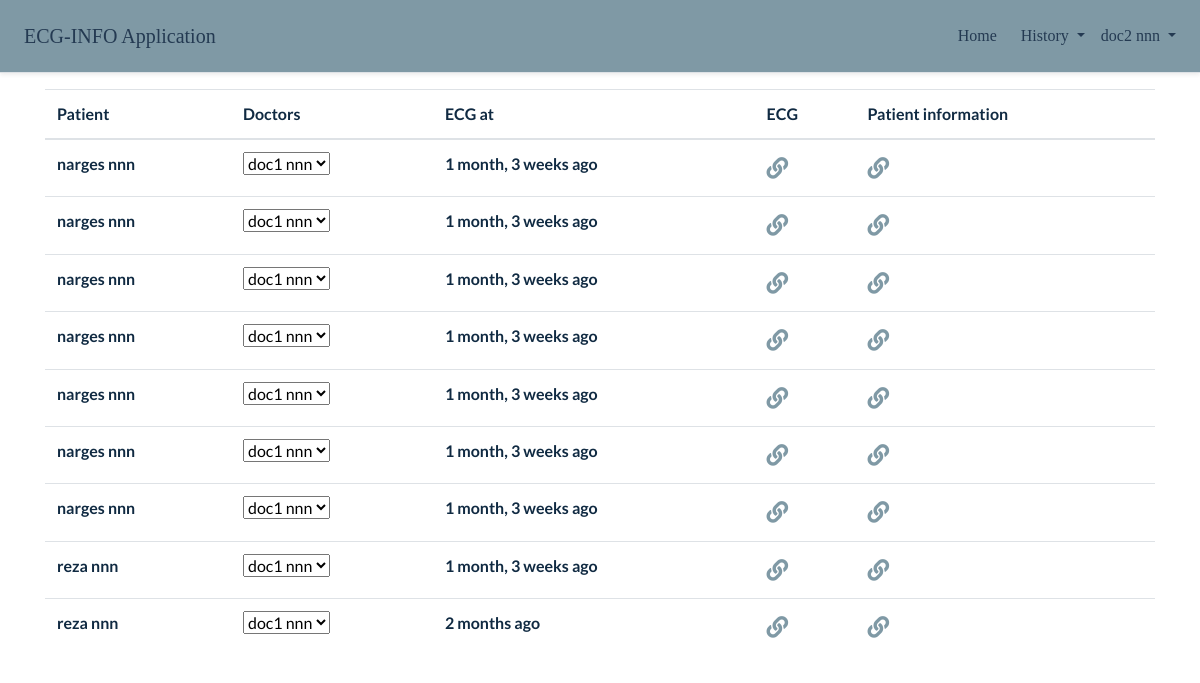
Screenshot of /nurse/5/ (signed in) with the database file from the repository.
### customUser/models.py (models this page shows, shortened)
class User(AbstractBaseUser, PermissionsMixin):
    username = models.CharField(max_length=100, unique=True, validators=[validate_national_id])
    fullname = models.CharField(max_length=150, blank=True, null=True)
    date_joined = models.DateTimeField(auto_now_add=True)
    is_active = models.BooleanField(default=False)
    is_admin = models.BooleanField(default=False)
    is_staff = models.BooleanField(default=False)
    is_superuser = models.BooleanField(default=False)
    USER_TYPE_CHOICES = (
        (1, 'doctor'),
        (2, 'nurse'),
        (3, 'patient'),
    )
    user_type = models.PositiveSmallIntegerField(choices=USER_TYPE_CHOICES, blank=True, null=True)
    objects = MyUserManager()
    USERNAME_FIELD = 'username'
    REQUIRED_FIELDS = []

### info/models.py (models this page shows, shortened)
class ECGInformation(models.Model) :
    doctors = models.ManyToManyField(User, related_name='doctor_ecg_data', limit_choices_to={'user_type':1},
                                    verbose_name='Doctor')
    nurse = models.ForeignKey(User, on_delete=models.PROTECT, related_name='nurse_ecg_data',
                                    limit_choices_to={'user_type':2}, verbose_name='Nurse')
    patient = models.ForeignKey(Information, on_delete=models.PROTECT, related_name='ecg', verbose_name='Related patient')
    ecg = ContentTypeRestrictedFileField(upload_to=file_directory_path, content_types=['application/json', 'text/plain',],
                                        max_upload_size=2621440)
    slug = models.SlugField(max_length=250, blank=True)
    recorded_at = models.DateTimeField()
    created = models.DateTimeField(auto_now_add=True)
    updated = models.DateTimeField(auto_now=True)
    class Meta :
        verbose_name = 'ECG Information'
        verbose_name_plural = 'ECG Information'
    def get_absolute_url(self) :
        return reverse('interface:patient_ecg', kwargs={'pk':self.pk, 'slug':self.slug})

class Information(models.Model) :
    FIELDS_DOCTOR_NOT_SEE = ('ID', 'slug', 'created', 'updated', 'Considerations of the Doctor', )
    GENDER = (
        ('male' , 'Male'),
        ('female' , 'Female'),
    )
    MARITAL_STATUS = (
        ('single' , 'Single'),
        ('married' , 'Married'),
    )
    BLOOD = (
        ('a+' , 'A+'),
        ('a-' , 'A-'),
        ('b+' , 'B+'),
        ('b-' , 'B-'),
        ('o+' , 'O+'),
        ('o-' , 'O-'),
        ('ab+', 'AB+'),
        ('ab-', 'AB-'),
    )
    CHILDBIRTH = (
        ('', '---------'),  ## 9 dashes
        ('no birth', 'No Birth'),
        ('natural', 'Natural'),
        ('cesarean', 'Cesarean'),
    )
    REGULAR = (
        ('no' , 'No'),
        ('yes' , 'Yes'),
    )
    FEMALE_ONLY_REGULAR = (
        ('', '---------'),  ## 9 dashes
        ('no' , 'No'),
        ('yes' , 'Yes'),
    )
    fullname = models.CharField(verbose_name='Fullname', max_length=100)
    national_id = models.CharField(verbose_name='National id', max_length=20, validators=[validate_national_id], unique=True)
    gender = models.CharField(verbose_name='Gender', max_length=20, choices=GENDER, default='male')
    eye_color = models.CharField(verbose_name='Eye color', max_length=50)
    weight = models.DecimalField(verbose_name='Weight', max_digits=4, decimal_places=1)
    height = models.DecimalField(verbose_name='Height', max_digits=4, decimal_places=1)
    blood_type = models.CharField(verbose_name='Blood type', max_length=50, choices=BLOOD, default='a+')
    marital_status = models.CharField(verbose_name='Maritual ctatus', max_length=20, choices=MARITAL_STATUS, default='single')
    male_childern_number = IntegerRangeField(verbose_name='Number of male children', max_value=99)
    female_childern_number = IntegerRangeField(verbose_name='Number of female children', max_value=99)
    congenital_disease = models.CharField(verbose_name='Congenital disease', max_length=20, choices=REGULAR, default='no')
    congenital_disease_description = models.TextField(verbose_name='Congenital disease description', default='', blank=True)
    blood_pressure = models.DecimalField(verbose_name='Blood pressure', max_digits=2, decimal_places=0)
    diabetes_disease_background = models.CharField(verbose_name='Diabetes disease background', max_length=20, choices=REGULAR, default='no')
    hereditary_disease_background = models.CharField(verbose_name='Hereditary disease background', max_length=20, choices=REGULAR, default='no')
    hereditary_disease_description = models.TextField(verbose_name='Hereditary disease description', default='', blank=True)
    surgery = models.CharField(verbose_name='Surgery background', max_length=20, choices=REGULAR, default='no')
    surgery_description = models.TextField(verbose_name='Surgery description', default='', blank=True)
    surgery_date = models.DateField(verbose_name='Date of surgery', blank=True, null=True)
    alcohol_consumption_background = models.CharField(verbose_name='Alcohol cunsumption background', max_length=20, choices=REGULAR, default='no')
    alcohol_consumption_description = models.TextField(verbose_name='Alcohol cunsumption', default='', blank=True)
    tobacco_consumption_background = models.CharField(verbose_name='Tobacco cunsumption background', max_length=20, choices=REGULAR, default='no')
    tobacco_type = models.CharField(verbose_name='Type of tobacco', max_length=200, default='', blank=True)
    tobacco_consumption_description = models.TextField(verbose_name='Tobacco cunsumption', default='', blank=True)
    medications = models.TextField(verbose_name='Medications', default='')
    medical_allergy_background = models.CharField(verbose_name='Medical allergy background', max_length=20, choices=REGULAR, default='no')
    medical_allergy_description = models.TextField(verbose_name='Medical allergy description', default='', blank=True)
    food_allergy_background = models.CharField(verbose_name='Food allergy background', max_length=20, choices=REGULAR, default='no')
    food_allergy_description = models.TextField(verbose_name='Food allergy description', default='', blank=True)
    emotional_shock_background = models.CharField(verbose_name='Emotional shock background', max_length=20, choices=REGULAR, default='no')
    emotional_shock_description = models.TextField(verbose_name='Emotional shock description', default='', blank=True)
    single_child = models.CharField(verbose_name='Single child', max_length=20, choices=REGULAR, default='no')
    child_number = models.CharField(verbose_name='Child number', max_length=30)
    nearby_waves = models.CharField(verbose_name='Nearby waves situation', max_length=20, choices=REGULAR, default='no')
    nearby_waves_description = models.TextField(verbose_name='Nearby waves dicription', default='', blank=True)
    menopausal_condition = models.CharField(verbose_name='Menopausal condition', max_length=20, choices=FEMALE_ONLY_REGULAR, blank=True)
    irregular_menopausal = models.CharField(verbose_name='iregular menopausal', max_length=20, choices=FEMALE_ONLY_REGULAR, blank=True)
    birth_giving = models.CharField(verbose_name='Type of child birth', max_length=20, choices=CHILDBIRTH, blank=True)
    slug = models.SlugField(max_length=250, blank=True)
    created = models.DateTimeField(auto_now_add=True)
    updated = models.DateTimeField(auto_now=True)
    class Meta :
        verbose_name = 'Information'
        verbose_name_plural = 'Information'
        ordering = ('created',)
    def get_absolute_url(self) :
        return reverse('interface:patient_info', kwargs={'pk':self.pk, 'slug':self.slug})

### interface/decorators.py (the view)
    def wrap(request, *args, **kwargs):
        if request.user.user_type == 1 :
            return function(request, *args, **kwargs)
        else:
            raise PermissionDenied

### interface/views.py (called while the page is built)
@login_required
@is_doctor
def nurse_history(request, pk) :
    nurse = get_object_or_404(User, pk=pk).fullname
    all_ecgs= ECGInformation.objects.filter(nurse_id=pk).order_by('-created')
    paginator = Paginator(all_ecgs, 10)
    page_number = request.GET.get('page')
    ecgs = paginator.get_page(page_number)
    return render(request, 'interface/nurse_history.html', {'ecgs' : ecgs, 'owner' : nurse})

### templates/interface/nurse_history.html (shortened to what this page needs)
{% extends "base/base.html" %}
{% load static %}
{% load humanize %}
{% block links %}
    <link rel="stylesheet" href="{% static 'css/interface/home.css' %}">
{% endblock %}
{% block content %}
{% include 'base/nav-main.html' %}
<div class="container">
    <table class="table">
        <thead>
            <tr>
                <th scope="col">Patient</th>
                <th scope="col">Doctors</th>
                <th scope="col">ECG at</th>
                <th scope="col">ECG</th>
                <th scope="col">Patient information</th>
            </tr>
        </thead>
        <tbody>
            {% for ecg in ecgs %}
            <tr>
                <th>{{ ecg.patient.fullname }}</th>
                {% with ecg.doctors.all as doctors %}
                <th>
                <select>
                    {% for doctor in doctors %}
                        <option>{{ doctor.fullname }}</option>
                    {% endfor %}
                </select>
                </th>
                {% endwith %}
                <th>{{ ecg.recorded_at|naturaltime }}</th>
                <th><a class="patient-link" href="{{ ecg.get_absolute_url }}"><i class="fas fa-link"></i></a></th>
                <th><a class="patient-link" href="{{ ecg.patient.get_absolute_url }}"><i class="fas fa-link"></i></a></th>
            </tr>
            {% endfor %}
        </tbody>
    </table>
</div>
{% endblock %}

### templates/base/nav-main.html (shortened to what this page needs)
<div id="main-navbar" class="d-flex flex-column flex-md-row align-items-center p-3 px-md-4 mb-3 border-bottom shadow-sm">
    <h5 class="my-0 mr-md-auto font-weight-normal">
        <a href="/">ECG-INFO Application</a>
    </h5>
    <nav class="my-2 my-md-0 mr-md-3 ml-auto">
        {% if request.user.is_authenticated %}
            <a class="p-2" href="{% url 'interface:home' %}">Home</a>
        {% endif %}
    </nav>
    {% if request.user.is_authenticated %}
    <ul class="navbar-nav">
        <li class="nav-item dropdown">
            <a href="#" class="nav-link dropdown-toggle" data-toggle="dropdown">
                History
            </a>
        </li>
    </ul>
    <ul class="navbar-nav ml-3">
        <li class="nav-item dropdown">
            <a href="#" class="nav-link dropdown-toggle" data-toggle="dropdown">
                {{ request.user.fullname }}
            </a>
        </li>
    </ul>
    {% else %}
    <nav>
        <a class="p-2" href="{% url 'accounts:login' %}">Login</a>
    </nav>
    {% endif %}
</div>

### static/css/base/navbar1.css (style rules this page uses)
:root { --clr-navbar: rgba(38, 82, 102, 0.59); --clr-middle: rgba(38, 82, 102, 0.59); --clr-body-background : rgba(191, 191, 191, 0.946); --ff-secondary: "Grand Hotel", cursive; --clr-primary-1: hsl(184, 91%, 17%); --clr-primary-2: hsl(185, 84%, 25%); --clr-primary-3: hsl(185, 81%, 29%); --clr-primary-4: hsl(184, 77%, 34%); --clr-primary-5: hsl(185, 62%, 45%); --clr-primary-6: hsl(185, 57%, 50%); --clr-primary-7: hsl(184, 65%, 59%); --clr-primary-8: hsl(184, 80%, 74%); --clr-primary-9: hsl(185, 94%, 87%); --clr-primary-10: hsl(186, 100%, 94%); --clr-grey-1: hsl(209, 61%, 16%); --clr-grey-2: hsl(211, 39%, 23%); --clr-grey-3: hsl(209, 34%, 30%); --clr-grey-4: hsl(209, 28%, 39%); --clr-grey-5: hsl(210, 22%, 49%); --clr-grey-6: hsl(209, 23%, 60%); --clr-grey-7: hsl(211, 27%, 70%); --clr-grey-8: hsl(210, 31%, 80%); --clr-grey-9: hsl(212, 33%, 89%); --clr-grey-10: hsl(210, 36%, 96%); --clr-white: #fff; --ff-primary: "Lato", sans-serif; --transition: all 0.3s linear; --spacing: 0.25rem; --radius: 0.5rem; --light-shadow: 0 5px 15px rgba(0, 0, 0, 0.1); --dark-shadow: 0 5px 15px rgba(0, 0, 0, 0.2); }
* { margin: 0; padding: 0; box-sizing: border-box; }
body { font-family: var(--ff-primary); background: var(--clr-white); color: var(--clr-grey-1); line-height: 1.5; font-size: 0.875rem; }
#main-navbar { background: var(--clr-navbar); font-family: var(--ff-secondary); }
ul { list-style-type: none; }
a { text-decoration: none; }
@media screen and (min-width: 800px) { body { font-size: 1rem; } }

### static/css/interface/home.css (style rules this page uses)
.patient-link { font-size: 1.35rem; }
.patient-link > i { transition: var(--transition); color: var(--clr-navbar); }

### templates/base/nav-main.html (style rules this page uses)
a { color: var(--clr-grey-2); }

### rows the page displays
User: user.fullname "doc2 nnn"
ECGInformation: patient.fullname "narges nnn", recorded_at "1 month, 3 weeks ago"
ECGInformation: patient.fullname "narges nnn", recorded_at "1 month, 3 weeks ago"
ECGInformation: patient.fullname "narges nnn", recorded_at "1 month, 3 weeks ago"
ECGInformation: patient.fullname "narges nnn", recorded_at "1 month, 3 weeks ago"
ECGInformation: patient.fullname "narges nnn", recorded_at "1 month, 3 weeks ago"
ECGInformation: patient.fullname "narges nnn", recorded_at "1 month, 3 weeks ago"
ECGInformation: patient.fullname "narges nnn", recorded_at "1 month, 3 weeks ago"
ECGInformation: patient.fullname "reza nnn", recorded_at "1 month, 3 weeks ago"
ECGInformation: patient.fullname "reza nnn", recorded_at "2 months ago"

### other values shown
form field value "doc1 nnn"
